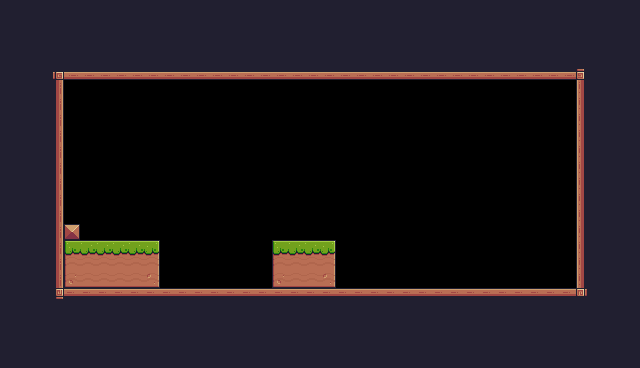

The image is a tile-based game level rendered from a .tmx file. Its description and complete source (layers, tilesets, objects, tile grids) follow:
An orthogonal 40x23 tile map with 16x16 px tiles, 1 tile layer (Background) and 1 object (Player).

<map version="1.10" tiledversion="1.10.2" orientation="orthogonal" renderorder="right-down" width="40" height="23" tilewidth="16" tileheight="16" infinite="0" nextlayerid="3" nextobjectid="3">
 <tileset firstgid="1" source="Pixel Adventure.tsx" />
 <layer id="1" name="Background" width="40" height="23">
  <data encoding="csv">
24,24,24,24,24,24,24,24,24,24,24,24,24,24,24,24,24,24,24,24,24,24,24,24,24,24,24,24,24,24,24,24,24,24,24,24,24,24,24,24,
24,24,24,24,24,24,24,24,24,24,24,24,24,24,24,24,24,24,24,24,24,24,24,24,24,24,24,24,24,24,24,24,24,24,24,24,24,24,24,24,
24,24,24,24,24,24,24,24,24,24,24,24,24,24,24,24,24,24,24,24,24,24,24,24,24,24,24,24,24,24,24,24,24,24,24,24,24,24,24,24,
24,24,24,24,24,24,24,24,24,24,24,24,24,24,24,24,24,24,24,24,24,24,24,24,24,24,24,24,24,24,24,24,24,24,24,24,24,24,24,24,
24,24,24,92,134,134,134,134,134,134,134,134,134,134,134,134,134,134,134,134,134,134,134,134,134,134,134,134,134,134,134,134,134,134,134,134,93,24,24,24,
24,24,24,113,0,0,0,0,0,0,0,0,0,0,0,0,0,0,0,0,0,0,0,0,0,0,0,0,0,0,0,0,0,0,0,0,111,24,24,24,
24,24,24,113,0,0,0,0,0,0,0,0,0,0,0,0,0,0,0,0,0,0,0,0,0,0,0,0,0,0,0,0,0,0,0,0,111,24,24,24,
24,24,24,113,0,0,0,0,0,0,0,0,0,0,0,0,0,0,0,0,0,0,0,0,0,0,0,0,0,0,0,0,0,0,0,0,111,24,24,24,
24,24,24,113,0,0,0,0,0,0,0,0,0,0,0,0,0,0,0,0,0,0,0,0,0,0,0,0,0,0,0,0,0,0,0,0,111,24,24,24,
24,24,24,113,0,0,0,0,0,0,0,0,0,0,0,0,0,0,0,0,0,0,0,0,0,0,0,0,0,0,0,0,0,0,0,0,111,24,24,24,
24,24,24,113,0,0,0,0,0,0,0,0,0,0,0,0,0,0,0,0,0,0,0,0,0,0,0,0,0,0,0,0,0,0,0,0,111,24,24,24,
24,24,24,113,0,0,0,0,0,0,0,0,0,0,0,0,0,0,0,0,0,0,0,0,0,0,0,0,0,0,0,0,0,0,0,0,111,24,24,24,
24,24,24,113,0,0,0,0,0,0,0,0,0,0,0,0,0,0,0,0,0,0,0,0,0,0,0,0,0,0,0,0,0,0,0,0,111,24,24,24,
24,24,24,113,0,0,0,0,0,0,0,0,0,0,0,0,0,0,0,0,0,0,0,0,0,0,0,0,0,0,0,0,0,0,0,0,111,24,24,24,
24,24,24,113,35,0,0,0,0,0,0,0,0,0,0,0,0,0,0,0,0,0,0,0,0,0,0,0,0,0,0,0,0,0,0,0,111,24,24,24,
24,24,24,113,7,8,8,8,8,9,0,0,0,0,0,0,0,7,8,8,9,0,0,0,0,0,0,0,0,0,0,0,0,0,0,0,111,24,24,24,
24,24,24,113,29,30,30,30,30,31,0,0,0,0,0,0,0,29,30,30,31,0,0,0,0,0,0,0,0,0,0,0,0,0,0,0,111,24,24,24,
24,24,24,113,51,52,52,52,52,53,0,0,0,0,0,0,0,51,52,52,53,0,0,0,0,0,0,0,0,0,0,0,0,0,0,0,111,24,24,24,
24,24,24,114,90,90,90,90,90,90,90,90,90,90,90,90,90,90,90,90,90,90,90,90,90,90,90,90,90,90,90,90,90,90,90,90,115,24,24,24,
24,24,24,24,24,24,24,24,24,24,24,24,24,24,24,24,24,24,24,24,24,24,24,24,24,24,24,24,24,24,24,24,24,24,24,24,24,24,24,24,
24,24,24,24,24,24,24,24,24,24,24,24,24,24,24,24,24,24,24,24,24,24,24,24,24,24,24,24,24,24,24,24,24,24,24,24,24,24,24,24,
24,24,24,24,24,24,24,24,24,24,24,24,24,24,24,24,24,24,24,24,24,24,24,24,24,24,24,24,24,24,24,24,24,24,24,24,24,24,24,24,
24,24,24,24,24,24,24,24,24,24,24,24,24,24,24,24,24,24,24,24,24,24,24,24,24,24,24,24,24,24,24,24,24,24,24,24,24,24,24,24
</data>
 </layer>
 <objectgroup id="2" name="SpawnPoints">
  <object id="2" name="Player" type="Player" x="272" y="208" width="32" height="32" />
 </objectgroup>
</map>
